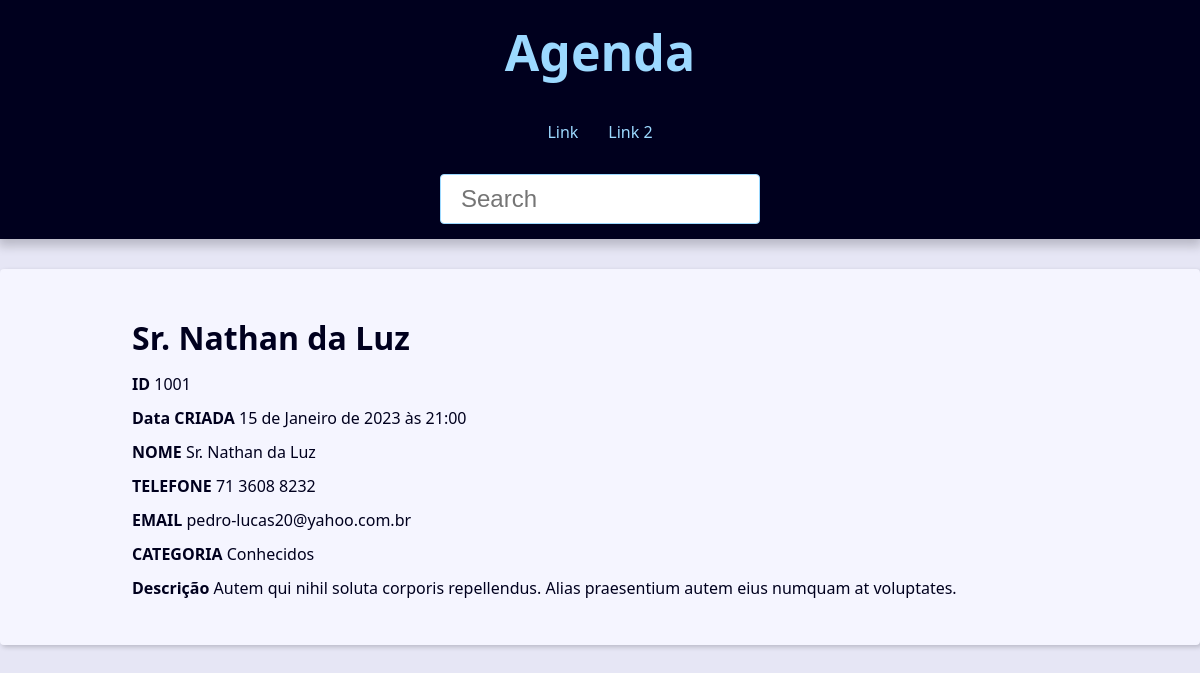
Page /contact/1001/detail/ on the committed database.
### contact/models.py (models this page shows, shortened)
class Contact(models.Model):
    first_name = models.CharField(max_length= 50)
    last_name = models.CharField(max_length= 50)
    phone = models.CharField(max_length= 50)
    email = models.EmailField(max_length= 254, blank=True)
    created_date = models.DateTimeField(default=timezone.now)
    description = models.TextField()
    show = models.BooleanField(default=True)
    picture = models.ImageField(blank=True, upload_to= 'pictures/%Y/%m/')
    category = models.ForeignKey(Category, on_delete=models.SET_NULL, blank=True, null=True)
    owner = models.ForeignKey(
        User,
        on_delete=models.SET_NULL,
        blank=True, null=True
    )

class Category(models.Model):
    class Meta  :
        verbose_name = 'Category'
        verbose_name_plural = 'Categories'
    name = models.CharField(max_length=50)

### contact/views/contact_views.py (the view)
# urls.py: path('contact/<int:contact_id>/detail/', views.contact, name='contact'),
def contact(request, contact_id):
    single_contact = get_object_or_404(
        Contact, pk=contact_id, show=True
    )
    site_title = f'{single_contact.first_name} {single_contact.last_name} - '
    context = {
        'contact': single_contact,
        'site_title': site_title
    }
    return render(
        request,
        'contact/contact.html',
        context
    )

### contact/templates/contact/contact.html
{% extends 'global/base.html' %}
{% block content %}
    <div class="single-contact">
        <h1 class="single-contact-name">
            {{ contact.first_name }} {{ contact.last_name }}
        </h1>
        <p><b>ID</b> {{ contact.id }}</p>
        <p><b>Data CRIADA</b> {{ contact.created_date }}</p>
        <p><b>NOME</b> {{ contact.first_name }} {{ contact.last_name }}</p>
        <p><b>TELEFONE</b> {{ contact.phone }}</p>
        <p><b>EMAIL</b> {{ contact.email }}</p>
        <p><b>CATEGORIA</b> {{ contact.category.name }}</p>
        <p><b>Descrição</b> {{ contact.description }}</p>
    </div>
{% endblock content %}

### base_static/global/css/style.css (style rules this page uses)
:root { --spacing: 1.5rem; --link-dark-color: rgb(0, 83, 134); --link-light-color: rgb(156, 217, 255); --clr-white: rgb(245, 245, 255); --clr-black: rgb(0, 0, 30); --clr-light-gray: rgb(230, 230, 245); --clr-dark-shadow-5: rgba(0, 0, 10, 5%); --clr-dark-shadow-10: rgba(0, 0, 10, 10%); --clr-dark-shadow-20: rgba(0, 0, 10, 20%); --clr-light-shadow-5: rgba(200, 200, 255, 5%); --clr-light-shadow-10: rgba(200, 200, 255, 10%); --clr-light-shadow-20: rgba(200, 200, 255, 20%); --main-page-width: 120rem; --table-min-width: 60rem; --biggest-font-size: 5rem; --bigger-font-size: 4rem; --big-font-size: 3.2rem; --medium-font-size: 2.4rem; --small-font-size: 1.6rem; --smaller-font-size: 1.4rem; --smallest-font-size: 1.2rem; --transition-fast: 300ms; --transition-medium: 600ms; --transition-slow: 1s; --default-border-radius: 4px; }
*, *::before, *::after { margin: 0; padding: 0; box-sizing: border-box; }
html { font-size: 62.5%; }
body { font-family: system-ui, -apple-system, BlinkMacSystemFont, 'Segoe UI', Roboto, Oxygen, Ubuntu, Cantarell, 'Open Sans', 'Helvetica Neue', sans-serif; line-height: 1.5; font-size: var(--small-font-size); color: var(--clr-black); -webkit-font-smoothing: antialiased; background: var(--clr-light-gray); }
@media (min-width: 600px) { .single-contact { max-width: 80%; margin: calc(var(--spacing) * 2) auto; } }
.single-contact h1 { margin: 1rem 0; }
.single-contact p { margin: 1rem 0; }

### rows in the picture
Contact: first_name "Sr.", last_name "Nathan da Luz", id "1001", created_date "15 de Janeiro de 2023 às 21:00", phone "71 3608 8232", email "pedro-lucas20@yahoo.com.br", category.name "Conhecidos", description "Autem qui nihil soluta corporis repellendus. Alias praesentium autem eius numquam at voluptates."
